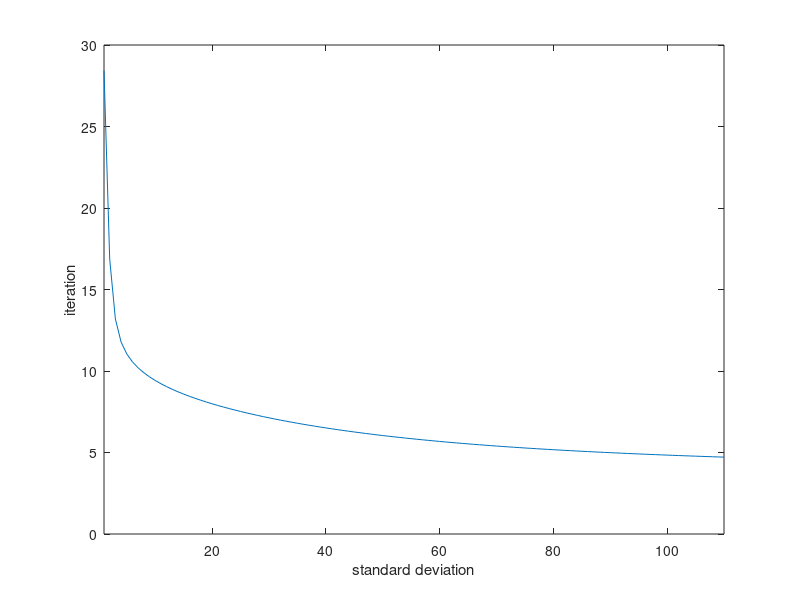
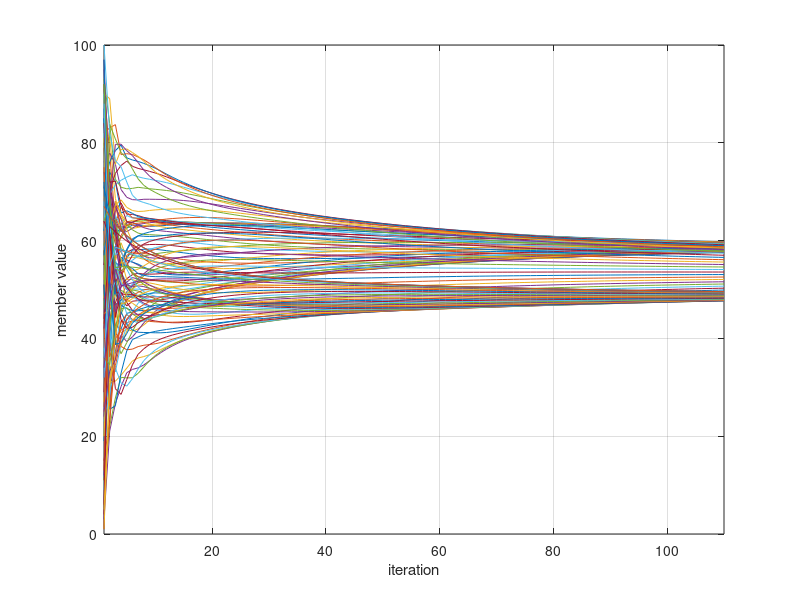

MATLAB code to generate these figures, in order: (Note: this script raises an error after producing the figures.)
% Swarm Computations
% Kai Brooks
% github.com/kaibrooks
% 2019
%
% Computes a global average from local (swarm) comparisons
%

clc
clear all
close all
rng('default')

totalMembers = 100; % members in the swarm
maxIterations = 110; % max swaps to run

% format: memberNum(member, iteration)

% generate starting (random) numbers
for i = 1:totalMembers
    memberNum(i,1) = randi(100);
end

trueMean = mean(memberNum); % the mean we aim for
stDev(1) = std(memberNum(:,1)); % starting standard deviation

for j = 2:maxIterations % start at 2 since the first one is the initial creation
    % copy array
    memberNum(:,j) = memberNum(:,j-1);
   
    for i=1:totalMembers-1
    
        % select adjacent members to average
        mema = i;
        memb = i+1;
        
        if mema == memb
        %    continue
        end
        
        % average numbers
        avg = mean([memberNum(mema,j) memberNum(memb,j)]);
        
        %fprintf('%.2i: %.2f | %.2i: %.2f = %.2f\n', mema, memberNum(mema,j), memb, memberNum(memb,j), avg);
        
        % write averages
        memberNum(mema,j) = avg;
        memberNum(memb,j) = avg;
        
    end
    
    % write other stats
    stDev(j) = std(memberNum(:,j));
    
    % shuffle?
    %memberNum = memberNum(randperm(size(memberNum,1)),:);
    
    % break early if convergence below this amount
    if stDev(j) < 0.05
        maxIterations = j;
        fprintf('*** Early break *** \n')
        break
    end
    
end

%mean(memberNum(:,1)) % 'starting' mean fyi

% output stats
fprintf('Mean:\t%.2f\n', trueMean)
fprintf('Min:\t%.2f\n', min(memberNum(:,maxIterations)))
fprintf('Max:\t%.2f\n', max(memberNum(:,maxIterations)))
fprintf('StDev:\t%.2f\n', stDev(maxIterations))
fprintf('Loops:\t%i\n',maxIterations)

plot(stDev)
xlabel('standard deviation')
ylabel('iteration')
xlim([1, maxIterations])

x = [1:maxIterations]; % for plotting

figure(2)
plot(x,memberNum)
xlabel('iteration')
ylabel('member value')
xlim([1, maxIterations])
grid on

hline = refline(0,trueMean);
hline.Color = 'black';
hline.LineStyle = ':';
hline.LineWidth = 1;
